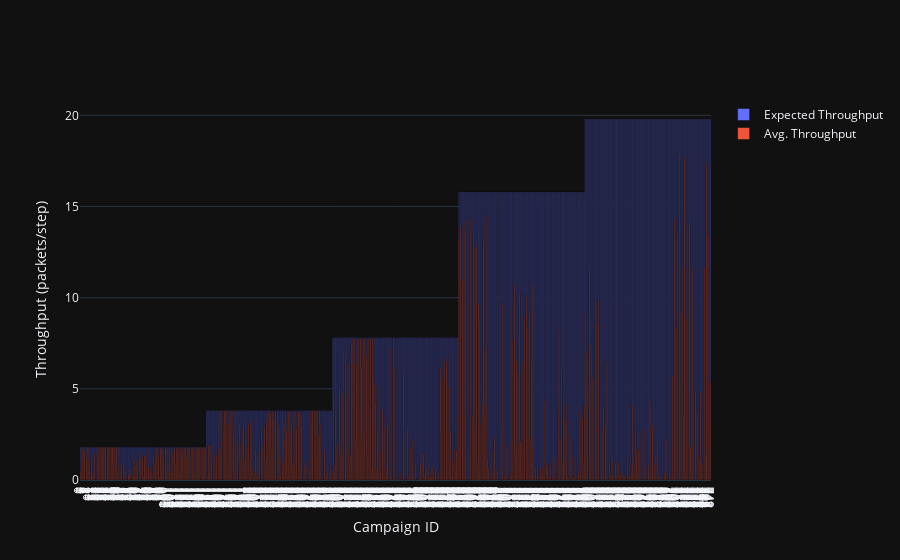

The notebook cell this image was saved under:
### Code cell
fig = go.Figure()

fig.add_trace(go.Bar(
    x=result_df['campaign_id'],
    y=result_df['expected_throughput'],
    name='Expected Throughput',
    hovertemplate='<b>Expected Throughput: %{y}</b><extra></extra>'
))


campaign_hovertemplate = '<b>Avg. Throughput: %{y}</b><br>'
for index, column in enumerate(variable_columns):
    campaign_hovertemplate += column + ': %{customdata['+ str(index) + ']}<br>'
campaign_hovertemplate += '<extra></extra>'

fig.add_trace(go.Bar(
    x=result_df['campaign_id'],
    y=result_df['avg_throughput'],
    name='Avg. Throughput',
    customdata=result_df[variable_columns],
    hovertemplate=campaign_hovertemplate
))

fig.update_layout(
    barmode='overlay',
    xaxis_title='Campaign ID',
    yaxis_title='Throughput (packets/step)',
    hovermode='x'
)

fig.update_xaxes(
   ticktext=[str(i) for i in range(len(result_df))],
   tickvals=[i for i in range(len(result_df))],
)

fig.show()

### Figure 1 — Plotly figure (JSON) as saved in the notebook; plotly's stock layout.template omitted (floating-point values rounded to 4 significant figures; data arrays with more than 128 entries replaced by an {"elided": "..."} marker saying what was removed)
{"data": [{"hovertemplate": "<b>Expected Throughput: %{y}</b><extra></extra>", "name": "Expected Throughput", "x": {"elided": "750 int values"}, "y": {"elided": "750 float values"}, "type": "bar"}, {"customdata": {"elided": "750x5 str values"}, "hovertemplate": "<b>Avg. Throughput: %{y}</b><br>maximum_simulation_steps: %{customdata[0]}<br>mission_size: %{customdata[1]}<br>repetitions: %{customdata[2]}<br>learning_rate: %{customdata[3]}<br>training: %{customdata[4]}<br><extra></extra>", "name": "Avg. Throughput", "x": {"elided": "750 int values"}, "y": {"elided": "750 float values"}, "type": "bar"}], "layout": {"barmode": "overlay", "xaxis": {"title": {"text": "Campaign ID"}, "ticktext": {"elided": "750 str values"}, "tickvals": {"elided": "750 int values"}}, "yaxis": {"title": {"text": "Throughput (packets/step)"}}, "hovermode": "x"}}
